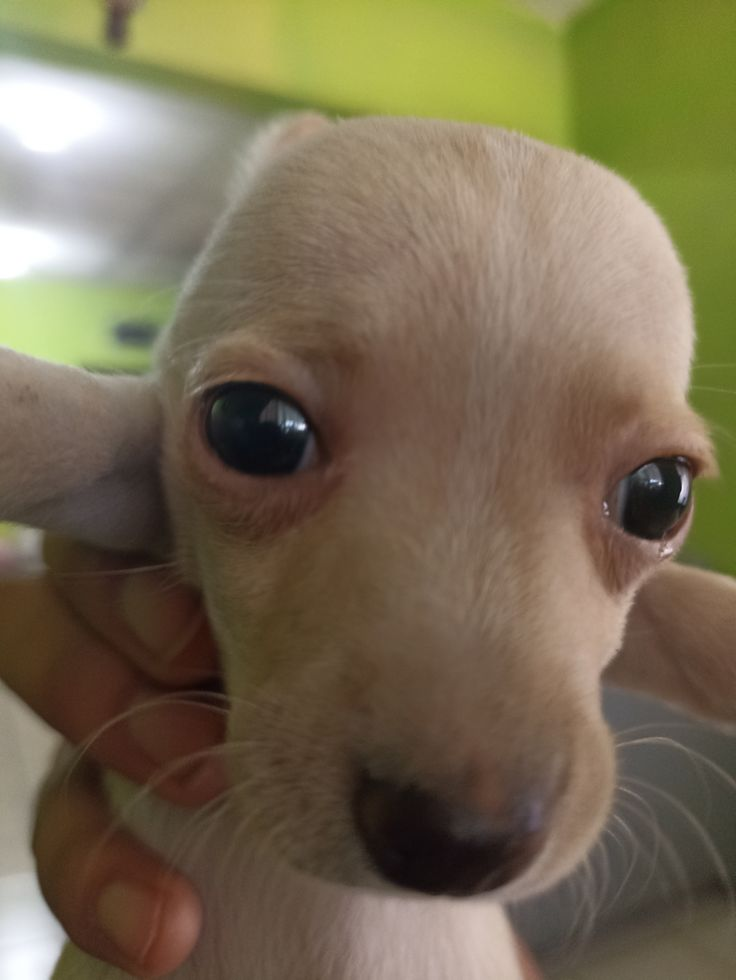
#> input picture imagenes/perrito_pelon.jpg, 736 x 980 px
$ python MF.py
#> lines starting #> are read from the running program, lines starting #| are printed output that depends on the picture; after the words box and inside, x2 and y2 are one past the last pixel; in counts of white or black regions, pixels touching at a corner belong together
#> in main, perrito is the input picture: shape (980, 736, 3); mean B, G, R 81.6, 106.9, 119
# Median filter

import cv2
import numpy as np
import math
from skimage.util import random_noise


#Nota de Svein:
#Esta función le dije a la IA que la generará, pero me tomé la molestía de documentarla lo que hacen las líneas
#importantes porque la sintaxis de Python me confude un poco al darse tantas libertades.
def add_sp_noise(image, prob = 0.05):
#> called with prob = 0.05
    output = np.copy(image)

    # Salt mode
    num_salt = np.ceil(prob * image.size * 0.5) #El .5 es porque la mitad es sal
#> num_salt = 54096
    coords = [np.random.randint(0, i - 1, int(num_salt)) for i in  image.shape[:2]] #np.random.randint = genera en el intervalo [0, i-1) una cantidad de num_salt de números aleatorios
    output[coords[0], coords[1], :] = 255 #Esto dice, para todas las coordenadas (x,y) de coords (las cuales son pares ordenados), pon la intensidad en 255 = blanco
    # cords luce algo así [[0,1,2], [4,5,6]] donde los dos arreglos siempre son del mismo tamaño. Python tiene la particularidad de que si le mandas
    # dos arreglos del mismo tamaño, empata por índice cada uno de los elementos de los dos arreglos como un par ordenado

    # Pepper mode
    num_pepper = np.ceil(prob * image.size * 0.5) # Y la otra mitad es pimienta
#> num_pepper = 54096
    coords = [np.random.randint(0, i - 1, int(num_pepper)) for i in image.shape[:2]] #Este for crea dos arreglos porque image.shape = ancho, largo, excluimos el último elemento porque son los canales
    output[coords[0], coords[1], :] = 0 #Similarmente, para todas las coordenadas (x,y) de coords, pon la intensidad en 0 = negro
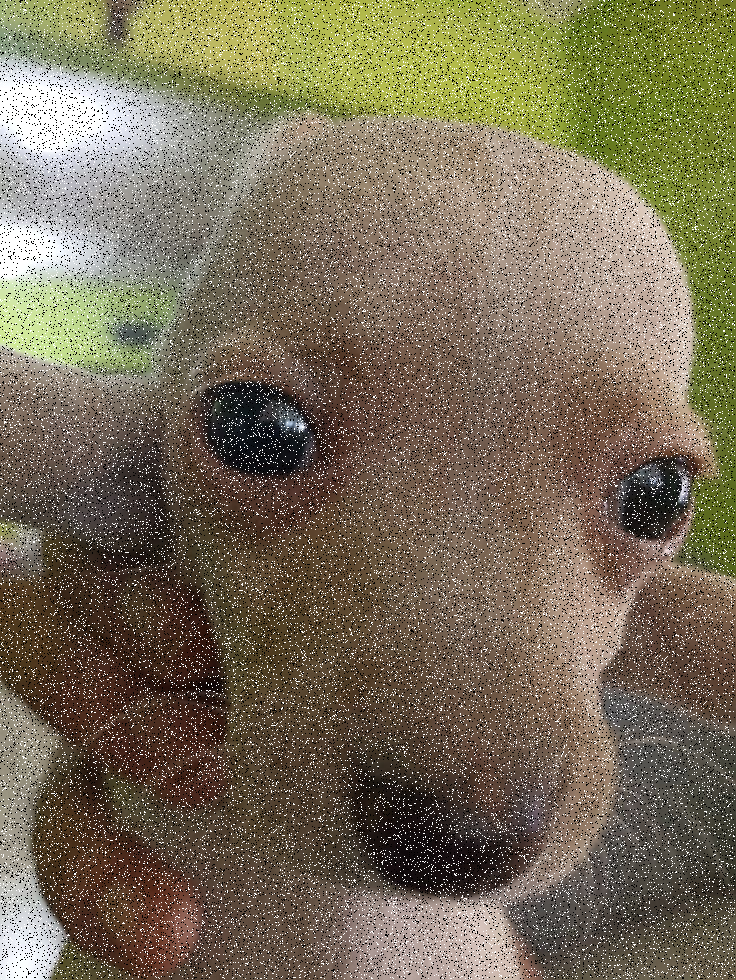
#> output: shape (980, 736, 3); mean B, G, R 87.3, 109.1, 119.5
    return output


def medianBlur(neighborhood, k): # neighborhood = matriz[k,k], k = entero positivo
    r = 0
    g = 0
    b = 0

    medianArr = np.zeros((k*k, 3), dtype=np.uint8) #En un mismo arreglo, definir los elementos como arreglos de 3 elementos para los tres canales
    # i = index // k correspondiente fila
    # j = index % k correspondiente columna

    for i in range(k*k):
        row = i // k
        col = i % k
        medianArr[i] = neighborhood[row][col]
        #insertion sort y para los tres canales
        for channelPos in range(3):
            if (i > 0):
                j = i
                while j > 0 and medianArr[j][channelPos] < medianArr[j-1][channelPos]:
                    swap(channelPos, medianArr[j], medianArr[j-1]) #Cambio de índices pero, dos índices de un solo arreglo, sino el mismo índice de dos arreglos distintos
                    j-=1


    #print(medianArr)
    mid = k*k//2
    b = medianArr[mid][0]
    g = medianArr[mid][1]
    r = medianArr[mid][2]
    return [b,g,r] #Los tres canales

def swap(channel, arr1, arr2):
    temp = arr1[channel]
    arr1[channel] = arr2[channel]
    arr2[channel] = temp


def checkForER(x,y,k, size):
    h, w, c = size
    flags = np.zeros(4, dtype=np.uint8)
    if (x - (math.floor(k/2)) < 0): #Desborde en lo ancho izq
        flags[0] = 1
    if (x + (math.floor(k/2)) > w - 1): #Desborde en lo ancho der
        flags[1] = 1

    if (y - (math.floor(k/2)) < 0): #Desborde en lo alto arriba
        flags[2] = 1
    if (y + (math.floor(k/2)) > h - 1): #Desborde en lo alto abajo
        flags[3] = 1

    return flags


def edgeReplication(img, x, y, k): #Para los bordes (openCV usa mirror border y quería probar con otro método)
    nh = np.full((k,k,3), -1)
    for i in range(k):
        for j in range(k):
            nh[i,j] = img[np.clip(y + i - (math.floor(k/2)), 0 , img.shape[0] - 1)  , np.clip(x + j - (math.floor(k/2)), 0 , img.shape[1] - 1) ] #numpy.clip es equivalente a la función clamp
    return nh

def createNeighborhood(img,x, y, k):
    nh = np.full((k,k,3),-1) #matiz kxk que almacena arreglos de tamaño 3 por los tres canales
    for i in range(k):
        for j in range(k):
            nh[i,j] = img[y+i - (math.floor(k/2)), x + j - (math.floor(k/2))]
    return nh


def medianFilter(imgOg, k):
    #La imagen tiene que ser estritamente definida en RGB, de lo contrario aquí dará error porque una imagen en escala de grises no tiene channels
#> called with k = 3
    imgGF = imgOg.copy()
    h, w, c = imgGF.shape # ancho, largo y canales
#> h = 980; w = 736; c = 3


    neighborhood = np.full((k,k,3), -1) #Matriz llena de -1 del tamaño del kernel, setteo todo en -1 para usar el edgeReplication en caso haga falta

    for y in range(h):
        for x in range(w):
            neighborhood = np.full((k,k,3), -1)
            if any(checkForER(x,y,k, imgOg.shape)): #Al menos una bandera está en 1 (hay desbordamiento)
                neighborhood = edgeReplication(imgOg, x, y, k)
            else:
                neighborhood = createNeighborhood(imgOg, x, y, k)
            channelsBlur = medianBlur(neighborhood, k)
            imgGF[y][x][0] = channelsBlur[0] #b
            imgGF[y][x][1] = channelsBlur[1] #g
            imgGF[y][x][2] = channelsBlur[2] #r
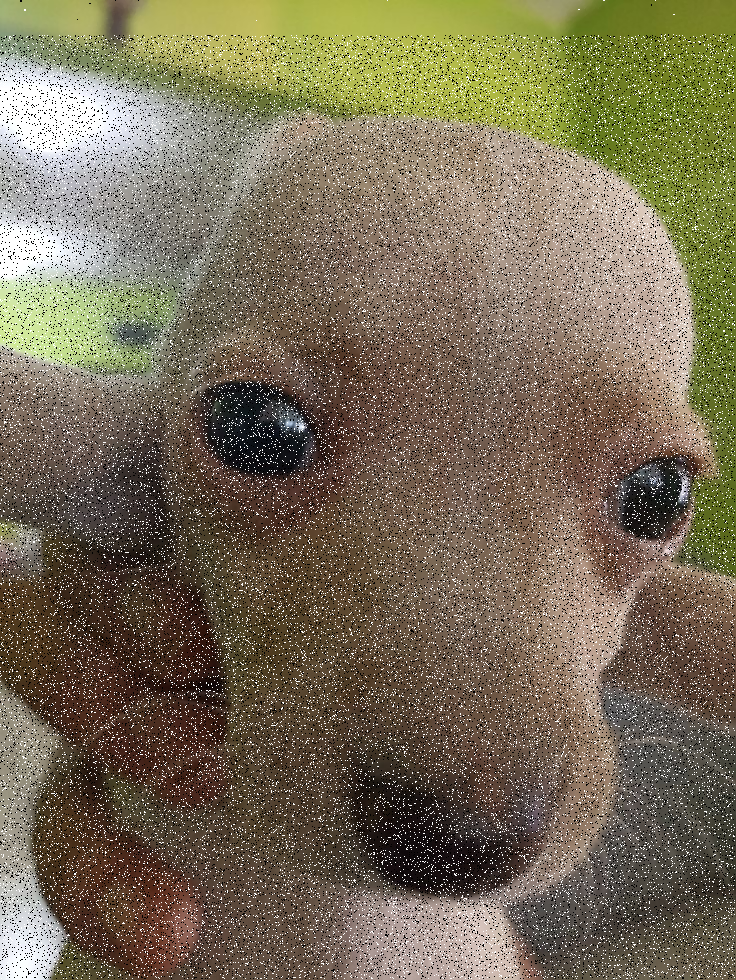
#> imgGF: shape (980, 736, 3); 1.71% of pixels changed, all inside (x1, y1, x2, y2) = (0, 0, 736, 35)


    return imgGF


def main():
    perrito = cv2.imread('./imagenes/perrito_pelon.jpg')
    cv2.imshow("Imagen original", perrito)

    perritoSP = perrito.copy()
    perritoSP = add_sp_noise(perritoSP)
    cv2.imshow("Imagen con Sal y Pimienta", perritoSP)


    perritoMF = perrito.copy()


    perritoMF = medianFilter(perritoSP,3)
    perritoMFCV = perrito.copy()

    perritoMFCV = cv2.medianBlur(perritoSP,3) #Implementación de openCV para ver la comparasión


    perritoGray = cv2.cvtColor(perrito, cv2.COLOR_BGR2GRAY)

    #cv2.imshow("RG gray", perritoGray)

    cv2.imshow("Mi implementeación de Median Filter", perritoMF)

    cv2.imshow("Implementeación de Median Filter de openCV", perritoMFCV)


    cv2.waitKey(0)
    cv2.destroyAllWindows()


if __name__ == "__main__":
#> (the run stopped early here; a loop or call above may not have finished)
